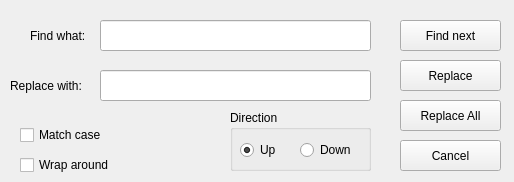
<?xml version="1.0" encoding="UTF-8"?>
<ui version="4.0">
 <class>replace_window</class>
 <widget class="QWidget" name="replace_window">
  <property name="geometry">
   <rect>
    <x>0</x>
    <y>0</y>
    <width>514</width>
    <height>182</height>
   </rect>
  </property>
  <property name="windowTitle">
   <string>Replace</string>
  </property>
  <widget class="QLabel" name="label">
   <property name="geometry">
    <rect>
     <x>30</x>
     <y>20</y>
     <width>61</width>
     <height>31</height>
    </rect>
   </property>
   <property name="text">
    <string>Find what:</string>
   </property>
  </widget>
  <widget class="QCheckBox" name="wraparound_check">
   <property name="geometry">
    <rect>
     <x>20</x>
     <y>150</y>
     <width>111</width>
     <height>30</height>
    </rect>
   </property>
   <property name="text">
    <string>Wrap around</string>
   </property>
  </widget>
  <widget class="QLineEdit" name="find_text">
   <property name="geometry">
    <rect>
     <x>100</x>
     <y>20</y>
     <width>271</width>
     <height>31</height>
    </rect>
   </property>
  </widget>
  <widget class="QPushButton" name="findnext_btn">
   <property name="geometry">
    <rect>
     <x>400</x>
     <y>20</y>
     <width>101</width>
     <height>31</height>
    </rect>
   </property>
   <property name="text">
    <string>Find next</string>
   </property>
  </widget>
  <widget class="QGroupBox" name="direction_gbox">
   <property name="geometry">
    <rect>
     <x>230</x>
     <y>110</y>
     <width>141</width>
     <height>61</height>
    </rect>
   </property>
   <property name="title">
    <string>Direction</string>
   </property>
   <widget class="QRadioButton" name="up_rdbtn">
    <property name="geometry">
     <rect>
      <x>10</x>
      <y>30</y>
      <width>41</width>
      <height>20</height>
     </rect>
    </property>
    <property name="text">
     <string>Up</string>
    </property>
    <property name="checked">
     <bool>true</bool>
    </property>
   </widget>
   <widget class="QRadioButton" name="down_rdbtn">
    <property name="geometry">
     <rect>
      <x>70</x>
      <y>30</y>
      <width>71</width>
      <height>20</height>
     </rect>
    </property>
    <property name="text">
     <string>Down</string>
    </property>
   </widget>
  </widget>
  <widget class="QCheckBox" name="matchcase_check">
   <property name="geometry">
    <rect>
     <x>20</x>
     <y>120</y>
     <width>111</width>
     <height>30</height>
    </rect>
   </property>
   <property name="text">
    <string>Match case</string>
   </property>
  </widget>
  <widget class="QPushButton" name="cancel_btn">
   <property name="geometry">
    <rect>
     <x>400</x>
     <y>140</y>
     <width>101</width>
     <height>31</height>
    </rect>
   </property>
   <property name="text">
    <string>Cancel</string>
   </property>
  </widget>
  <widget class="QPushButton" name="replace_btn">
   <property name="geometry">
    <rect>
     <x>400</x>
     <y>60</y>
     <width>101</width>
     <height>31</height>
    </rect>
   </property>
   <property name="text">
    <string>Replace</string>
   </property>
  </widget>
  <widget class="QPushButton" name="replaceall_btn">
   <property name="geometry">
    <rect>
     <x>400</x>
     <y>100</y>
     <width>101</width>
     <height>31</height>
    </rect>
   </property>
   <property name="text">
    <string>Replace All</string>
   </property>
  </widget>
  <widget class="QLineEdit" name="replacewith_text">
   <property name="geometry">
    <rect>
     <x>100</x>
     <y>70</y>
     <width>271</width>
     <height>31</height>
    </rect>
   </property>
   <property name="text">
    <string/>
   </property>
  </widget>
  <widget class="QLabel" name="label_2">
   <property name="geometry">
    <rect>
     <x>10</x>
     <y>70</y>
     <width>81</width>
     <height>31</height>
    </rect>
   </property>
   <property name="text">
    <string>Replace with:</string>
   </property>
  </widget>
 </widget>
 <resources/>
 <connections/>
</ui>
